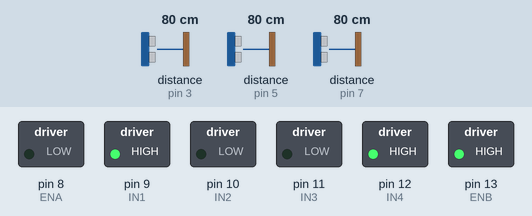
Bench run of a sketch on a simulated Arduino Uno, built with avr-gcc and run on an emulated ATmega328P. On the bench: switched loads named in the sketch (green lamp = pin HIGH). Inputs (shaded band) come from the test bench; at power-on: distance to the obstacle (sensors on pin 3, pin 5, pin 7) 80 cm. The echo pulse lasts 58.3 µs per cm; what the sketch prints to the serial monitor is not drawn.

Above: at 1.2 s.
1.3 s: distance to the obstacle (sensor on pin 3) set to 35 cm
4.3 s: distance to the obstacle (sensor on pin 5) set to 120 cm
7.3 s: distance to the obstacle (sensor on pin 3) set to 18 cm
10.3 s: distance to the obstacle (sensor on pin 7) set to 123 cm
13.3 s: distance to the obstacle (sensor on pin 5) set to 258 cm
Timing chart, 0 to 16.3 s (numbered marks = the images above; inputs shaded):
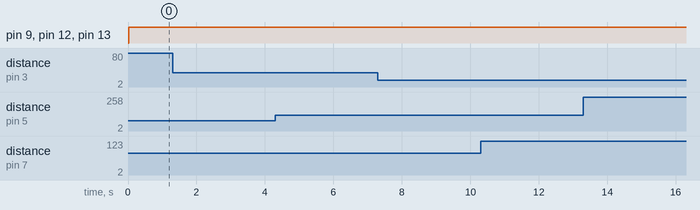

The sketch:

maze_test.ino
```cpp
/////////////////////sonar///////////////////////

#include <NewPing.h>

#define SONAR_NUM 3      // Number of sensors.
#define MAX_DISTANCE 300 // Maximum distance (in cm) to ping.
#define WALL_GAP_DISTANCE      200//mm 단위
#define WALL_GAP_DISTANCE_HALF 100 //mm 단위
#define MOTOR_PWM_OFFSET 10


#define Front 0
#define Left  1
#define Right 2

#define TRIG1 2 // 초음파 센서 1번 Trig 핀 번호
#define ECHO1 3 // 초음파 센서 1번 Echo 핀 번호

#define TRIG2 4 // 초음파 센서 2번 Trig 핀 번호
#define ECHO2 5 // 초음파 센서 2번 Echo 핀 번호

#define TRIG3 6 // 초음파 센서 3번 Trig 핀 번호
#define ECHO3 7 // 초음파 센서 3번 Echo 핀 번호

NewPing sonar[SONAR_NUM] =
{ // Sensor object array.
  NewPing(TRIG1, ECHO1, MAX_DISTANCE), // Each sensor's trigger pin, echo pin, and max distance to ping.
  NewPing(TRIG2, ECHO2, MAX_DISTANCE),
  NewPing(TRIG3, ECHO3, MAX_DISTANCE)
};


/////////////////////L298//////////////////////////
#define ENA 8
#define IN1 9
#define IN2 10
#define IN3 11
#define IN4 12
#define ENB 13

 float front_sonar = 0.0;
 float left_sonar  = 0.0;
 float right_sonar = 0.0;

/////////////////////Maze_Status//////////////////////////
int maze_status = 0;


void setup()
{

  pinMode(TRIG1, OUTPUT);
  pinMode(ECHO1, INPUT);

  pinMode(TRIG2, OUTPUT);
  pinMode(ECHO2, INPUT);

  pinMode(TRIG3, OUTPUT);
  pinMode(ECHO3, INPUT);

  pinMode(ENA, OUTPUT);
  pinMode(IN1, OUTPUT);
  pinMode(IN2, OUTPUT);

  pinMode(IN3, OUTPUT);
  pinMode(IN4, OUTPUT);
  pinMode(ENB, OUTPUT);
   Serial.begin(115200); // 통신속도를 115200으로 정의함

}

void motor_A_contro1(int direction_a, int motor_speed_a) //모터 A의 방향(direction)과 속도 (speed)제어
{
   if(direction_a == HIGH)
   {
     digitalWrite(IN1, HIGH);               // 모터의 방향 제어
     digitalWrite(IN2, LOW);
     analogWrite(ENA,motor_speed_a);        // 모터의 속도 제어
   }
   else
   {
     digitalWrite(IN1, LOW);
     digitalWrite(IN2, HIGH);
     analogWrite(ENA,motor_speed_a);
   }

}


void motor_B_contro1(int direction_b, int motor_speed_b) //모터 B의 방향(direction)과 속도 (speed)제어
{
   if(direction_b == HIGH)
   {
     digitalWrite(IN3, LOW);               // 모터의 방향 제어
     digitalWrite(IN4, HIGH);
     analogWrite(ENB,motor_speed_b);        // 모터의 속도 제어
   }
   else
   {
     digitalWrite(IN3, HIGH);
     digitalWrite(IN4, LOW);
     analogWrite(ENB,motor_speed_b);

   }

}


void check_maze_status(void)
{
  if((left_sonar>=0) && (left_sonar<=WALL_GAP_DISTANCE) && (right_sonar>=0) && (right_sonar<=WALL_GAP_DISTANCE) && (front_sonar>=0) && (front_sonar<=120)) // 3면이 다 막힌 경우
  {
    maze_status = 4;
    Serial.println("maze_status = 4");
  }
  else if( (left_sonar>=0) && (left_sonar<=WALL_GAP_DISTANCE) && (right_sonar>=0) && (right_sonar<=WALL_GAP_DISTANCE) && (front_sonar>=WALL_GAP_DISTANCE_HALF)  )
  {
    maze_status = 1;
    Serial.println("maze_status = 1");
  }
  else if((left_sonar>=0) && (left_sonar<=220) && (front_sonar>=0) && (front_sonar<=WALL_GAP_DISTANCE_HALF))
  {
    maze_status = 2;
    Serial.println("maze_status = 2");
  }
  else if((right_sonar>=0) && (right_sonar<=WALL_GAP_DISTANCE) && (front_sonar>=0) && (front_sonar<=120))
  {
    maze_status = 3;
    Serial.println("maze_status = 3");
  }
  else
  {
    maze_status = 0;
    Serial.println("maze_status = 0");
  }
}

void wall_collision_avoid(int base_spped)
{
  float error = 0.0;
  float Kp = 0.4; //나중에 조정해야 할 값(얼마나 돌지)
  int pwm_control = 0;
  int right_pwm = 0;
  int left_pwm  = 0;
  error = (left_sonar - right_sonar);
  error = Kp * error;
  if(error >= 50) error = 50;
  if(error <= -45) error = -45;


  left_pwm  = (base_spped + error) * 1.9;
  right_pwm = base_spped - error;

  if(right_pwm <= 0) right_pwm = 0;
  if(left_pwm  <= 0) left_pwm  = 0;

  if(right_pwm >= 255) right_pwm = 255;
  if(left_pwm  >= 255) left_pwm  = 255;

  motor_A_contro1(HIGH,left_pwm); //오른쪽 전진
  motor_B_contro1(HIGH,right_pwm); // 왼쪽 전진

}

void loop()
{
  //Serial.print("Duration: ");
  //Serial.println(duration);

  front_sonar = sonar[Front].ping_cm()*10; // 전방 센서 측정
  left_sonar  = sonar[Left].ping_cm() *10; // 좌축 센서 측정
  right_sonar = sonar[Right].ping_cm()*10; // 우측 센서 측정
  if(front_sonar == 0.0) front_sonar = MAX_DISTANCE*10; // 0.0 출력이 최대값이므로
  if(left_sonar  == 0.0)  left_sonar = MAX_DISTANCE*10;
  if(right_sonar == 0.0) right_sonar = MAX_DISTANCE*10;

  Serial.print("R: "); Serial.print(left_sonar); Serial.print(" ");
  Serial.print("F: "); Serial.print(front_sonar); Serial.print(" ");
  Serial.print("L: "); Serial.println(right_sonar);

  check_maze_status();

  if(maze_status == 4)
  {
  //정지 한다
  Serial.println("Rotate CCW");
  //180도 회전을 한다
  motor_A_contro1(HIGH,100); //왼쪽 전진
  motor_B_contro1(LOW,140); //오른쪽은 후진
  delay(1020);
  }
  else if(maze_status == 3)
  {
  //정지 한다
  Serial.println("Rotate CCW");
  //왼쪽으로 90도 회전 한다
  motor_A_contro1(HIGH,100);
  motor_B_contro1(LOW,140);
  delay(520);
  }
  else if(maze_status == 2)
  {
  //오른쪽으로 90도 회전 한다
  Serial.println("Rotate CCW");
  motor_A_contro1(LOW,100);
  motor_B_contro1(HIGH,140);
  delay(560);
  }
  else if ( maze_status == 1)
   {
   Serial.println("Rotate CCW");
   motor_A_contro1(HIGH,100);
   motor_B_contro1(HIGH,140);

  }
  else
  {
  Serial.println("Go straight");
    motor_A_contro1(HIGH,100);
   motor_B_contro1(HIGH,140);
  }
}
```
